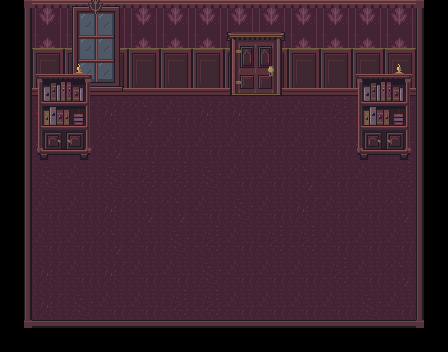

The image is a tile-based game level rendered from a .tmx file. Its description and complete source (layers, tilesets, objects, tile grids) follow:
An orthogonal 14x11 tile map with 32x32 px tiles, 4 tile layers (Floors, Walls, Architecture, Existing furniture), 3 tilesets.

<map version="1.10" orientation="orthogonal" renderorder="right-down" width="14" height="11" tilewidth="32" tileheight="32" infinite="0" nextlayerid="5" nextobjectid="1">
  <tileset firstgid="1" source="../floors.tsx" />
  <tileset firstgid="321" source="../walls.tsx" />
  <tileset firstgid="961" source="../architecture.tsx" />
  <layer id="1" name="Floors" width="14" height="11">
    <data encoding="csv">
0,0,0,0,0,0,0,0,0,0,0,0,0,0,
0,167,161,161,163,165,161,161,161,161,167,161,161,0,
0,161,167,163,163,165,161,169,161,167,161,161,165,0,
0,161,167,167,169,161,167,167,161,161,163,167,167,0,
0,161,161,169,161,161,161,161,161,161,161,161,165,0,
0,165,161,165,163,163,165,161,161,169,161,161,163,0,
0,161,161,167,169,169,161,165,161,167,161,161,169,0,
0,161,161,169,161,165,163,161,163,163,161,161,161,0,
0,167,161,167,161,161,165,161,161,161,163,161,169,0,
0,167,165,161,161,163,163,161,161,161,161,165,161,0,
0,0,0,0,0,0,0,0,0,0,0,0,0,0
</data>
  </layer>
  <layer id="2" name="Walls" width="14" height="11">
    <data encoding="csv">
659,641,651,652,641,641,641,653,654,641,641,641,641,660,
657,642,667,668,642,642,642,669,670,642,642,642,642,658,
657,643,683,684,643,643,643,685,686,643,643,643,643,658,
657,0,0,0,0,0,0,0,0,0,0,0,0,658,
657,0,0,0,0,0,0,0,0,0,0,0,0,658,
657,0,0,0,0,0,0,0,0,0,0,0,0,658,
657,0,0,0,0,0,0,0,0,0,0,0,0,658,
657,0,0,0,0,0,0,0,0,0,0,0,0,658,
657,0,0,0,0,0,0,0,0,0,0,0,0,658,
657,0,0,0,0,0,0,0,0,0,0,0,0,658,
661,656,656,656,656,656,656,656,656,656,656,656,656,662
</data>
  </layer>
  <layer id="3" name="Architecture" width="14" height="11">
    <data encoding="csv">
0,0,0,0,0,0,0,0,0,0,0,0,0,0,
0,0,0,0,0,0,0,1985,1986,0,0,0,0,0,
0,0,0,0,0,0,0,2001,2002,0,0,0,0,0,
0,0,0,0,0,0,0,0,0,0,0,0,0,0,
0,0,0,0,0,0,0,0,0,0,0,0,0,0,
0,0,0,0,0,0,0,0,0,0,0,0,0,0,
0,0,0,0,0,0,0,0,0,0,0,0,0,0,
0,0,0,0,0,0,0,0,0,0,0,0,0,0,
0,0,0,0,0,0,0,0,0,0,0,0,0,0,
0,0,0,0,0,0,0,0,0,0,0,0,0,0,
0,0,0,0,0,0,0,0,0,0,0,0,0,0
</data>
  </layer>
  <layer id="4" name="Existing furniture" width="14" height="11">
    <data encoding="csv">
0,0,0,0,0,0,0,0,0,0,0,0,0,0,
0,0,0,0,0,0,0,0,0,0,0,0,0,0,
0,1989,1990,0,0,0,0,0,0,0,0,1989,1990,0,
0,2005,2006,0,0,0,0,0,0,0,0,2005,2006,0,
0,2021,2022,0,0,0,0,0,0,0,0,2021,2022,0,
0,0,0,0,0,0,0,0,0,0,0,0,0,0,
0,0,0,0,0,0,0,0,0,0,0,0,0,0,
0,0,0,0,0,0,0,0,0,0,0,0,0,0,
0,0,0,0,0,0,0,0,0,0,0,0,0,0,
0,0,0,0,0,0,0,0,0,0,0,0,0,0,
0,0,0,0,0,0,0,0,0,0,0,0,0,0
</data>
  </layer>
</map>
